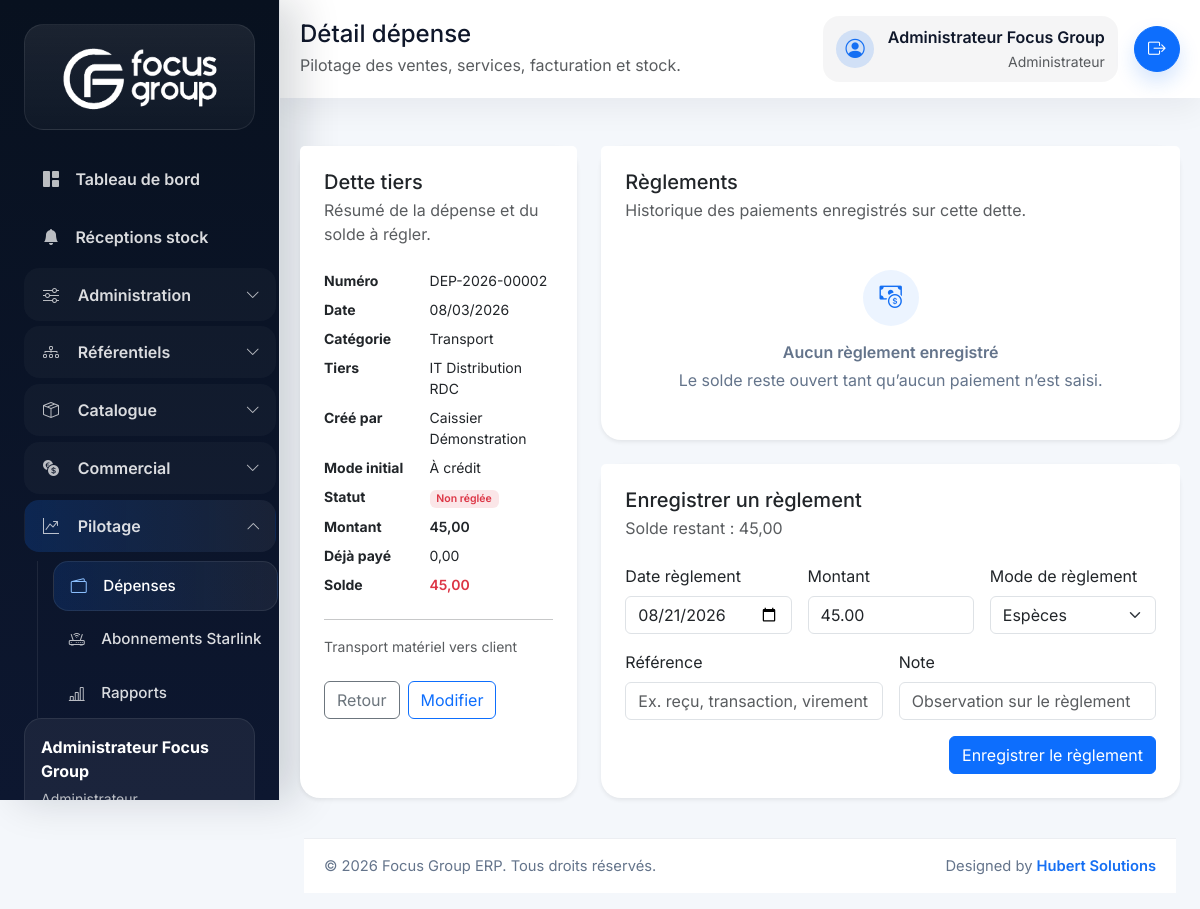
The app's page /index.php/expenses/show?id=2 (signed in) with its own data.
### tables this page shows
CREATE TABLE expenses (
    id BIGINT UNSIGNED AUTO_INCREMENT PRIMARY KEY,
    expense_category_id BIGINT UNSIGNED NOT NULL,
    supplier_id BIGINT UNSIGNED NULL,
    expense_number VARCHAR(30) NOT NULL UNIQUE,
    expense_date DATE NOT NULL,
    description VARCHAR(255) NOT NULL,
    amount DECIMAL(18,2) NOT NULL,
    payment_method ENUM('cash', 'mobile_money', 'bank_transfer', 'card', 'cheque', 'other', 'credit') NOT NULL DEFAULT 'cash',
    payment_status ENUM('unpaid', 'partial_paid', 'paid') NOT NULL DEFAULT 'paid',
    amount_paid DECIMAL(18,2) NOT NULL DEFAULT 0,
    balance_due DECIMAL(18,2) NOT NULL DEFAULT 0,
    settled_at DATETIME NULL,
    created_by BIGINT UNSIGNED NOT NULL,
    deleted_at DATETIME NULL,
    created_at DATETIME NOT NULL DEFAULT CURRENT_TIMESTAMP,
    updated_at DATETIME NOT NULL DEFAULT CURRENT_TIMESTAMP ON UPDATE CURRENT_TIMESTAMP,
    CONSTRAINT fk_expenses_category FOREIGN KEY (expense_category_id) REFERENCES expense_categories(id),
    CONSTRAINT fk_expenses_supplier FOREIGN KEY (supplier_id) REFERENCES suppliers(id),
    CONSTRAINT fk_expenses_user FOREIGN KEY (created_by) REFERENCES users(id)
);

CREATE TABLE expense_categories (
    id BIGINT UNSIGNED AUTO_INCREMENT PRIMARY KEY,
    name VARCHAR(120) NOT NULL UNIQUE,
    description VARCHAR(255) NULL,
    created_at DATETIME NOT NULL DEFAULT CURRENT_TIMESTAMP
);

CREATE TABLE suppliers (
    id BIGINT UNSIGNED AUTO_INCREMENT PRIMARY KEY,
    supplier_code VARCHAR(30) NOT NULL UNIQUE,
    company_name VARCHAR(150) NOT NULL,
    contact_name VARCHAR(150) NULL,
    phone VARCHAR(30) NULL,
    email VARCHAR(150) NULL,
    address TEXT NULL,
    city VARCHAR(100) NULL,
    notes TEXT NULL,
    is_active TINYINT(1) NOT NULL DEFAULT 1,
    deleted_at DATETIME NULL,
    created_at DATETIME NOT NULL DEFAULT CURRENT_TIMESTAMP,
    updated_at DATETIME NOT NULL DEFAULT CURRENT_TIMESTAMP ON UPDATE CURRENT_TIMESTAMP
);

CREATE TABLE users (
    id BIGINT UNSIGNED AUTO_INCREMENT PRIMARY KEY,
    role_id BIGINT UNSIGNED NOT NULL,
    shop_id BIGINT UNSIGNED NULL,
    full_name VARCHAR(150) NOT NULL,
    email VARCHAR(150) NOT NULL UNIQUE,
    phone VARCHAR(30) NULL,
    password VARCHAR(255) NOT NULL,
    avatar VARCHAR(255) NULL,
    is_active TINYINT(1) NOT NULL DEFAULT 1,
    last_login_at DATETIME NULL,
    deleted_at DATETIME NULL,
    created_at DATETIME NOT NULL DEFAULT CURRENT_TIMESTAMP,
    updated_at DATETIME NOT NULL DEFAULT CURRENT_TIMESTAMP ON UPDATE CURRENT_TIMESTAMP,
    CONSTRAINT fk_users_role FOREIGN KEY (role_id) REFERENCES roles(id),
    CONSTRAINT fk_users_shop FOREIGN KEY (shop_id) REFERENCES shops(id)
);

### app/Views/expenses/show.php (the view, shortened to what the rows shown need)
<?php $supportsCreditTracking = $supportsCreditTracking ?? true; ?>
<div class="row g-4">
    <div class="col-lg-4">
        <div class="card border-0 shadow-sm h-100">
            <div class="card-body px-4 pb-4">
                <dl class="row mb-0 small">
                    <dt class="col-5">Numéro</dt><dd class="col-7"><?= e($expense['expense_number']); ?></dd>
                    <dt class="col-5">Date</dt><dd class="col-7"><?= e(date('d/m/Y', strtotime((string) $expense['expense_date']))); ?></dd>
                    <dt class="col-5">Catégorie</dt><dd class="col-7"><?= e($expense['category_name']); ?></dd>
                    <dt class="col-5">Tiers</dt><dd class="col-7"><?= e($expense['supplier_name'] ?? 'Aucun'); ?></dd>
                    <dt class="col-5">Créé par</dt><dd class="col-7"><?= e($expense['user_name']); ?></dd>
                    <dt class="col-5">Mode initial</dt><dd class="col-7"><?= e(payment_method_label($expense['payment_method'])); ?></dd>
                    <dt class="col-5">Statut</dt><dd class="col-7"><span class="badge <?= e(status_badge_class($expense['payment_status'])); ?>"><?= e(status_label($expense['payment_status'])); ?></span></dd>
                    <dt class="col-5">Montant</dt><dd class="col-7 fw-semibold"><?= e(number_format((float) $expense['amount'], 2, ',', ' ')); ?></dd>
                    <dt class="col-5">Déjà payé</dt><dd class="col-7"><?= e(number_format((float) $expense['amount_paid'], 2, ',', ' ')); ?></dd>
                    <dt class="col-5">Solde</dt><dd class="col-7 text-danger fw-semibold"><?= e(number_format((float) $expense['balance_due'], 2, ',', ' ')); ?></dd>
                </dl>
                <hr>
                <div class="small text-muted"><?= e($expense['description']); ?></div>
                <div class="d-flex gap-2 mt-4">
                    <a href="<?= e(url('/expenses')); ?>" class="btn btn-outline-secondary">Retour</a>
                    <a href="<?= e(url('/expenses/edit?id=' . (int) $expense['id'])); ?>" class="btn btn-outline-primary">Modifier</a>
                </div>
            </div>
        </div>
    </div>
    <div class="col-lg-8">
        <?php if ($supportsCreditTracking && (float) $expense['balance_due'] > 0): ?>
        <div class="card border-0 shadow-sm">
            <div class="card-header bg-white border-0 pt-4 px-4">
                <h3 class="h5 mb-1">Enregistrer un règlement</h3>
                <p class="text-muted mb-0">Solde restant : <?= e(number_format((float) $expense['balance_due'], 2, ',', ' ')); ?></p>
            </div>
            <div class="card-body px-4 pb-4">
                <form method="post" action="<?= e(url('/expenses/pay')); ?>" class="row g-3">
                    <div class="col-md-4">
                        <label class="form-label">Date règlement</label>
                        <input type="date" class="form-control" name="payment_date" value="<?= e(date('Y-m-d')); ?>" required>
                    </div>
                    <div class="col-md-4">
                        <label class="form-label">Montant</label>
                        <input type="number" step="0.01" min="0.01" max="<?= e((string) $expense['balance_due']); ?>" class="form-control" name="amount" value="<?= e((string) $expense['balance_due']); ?>" required>
                    </div>
                    <div class="col-md-4">
                        <label class="form-label">Mode de règlement</label>
                        <select name="method" class="form-select" required>
                            <option value="cash">Espèces</option>
                        </select>
                    </div>
                    <div class="col-md-6">
                        <label class="form-label">Référence</label>
                        <input type="text" class="form-control" name="reference" placeholder="Ex. reçu, transaction, virement">
                    </div>
                    <div class="col-md-6">
                        <label class="form-label">Note</label>
                        <input type="text" class="form-control" name="notes" placeholder="Observation sur le règlement">
                    </div>
                    <div class="col-12 d-flex justify-content-end">
                        <button type="submit" class="btn btn-primary">Enregistrer le règlement</button>
                    </div>
                </form>
            </div>
        </div>
        <?php endif; ?>
    </div>
</div>

### records on screen
expenses: expense_number "DEP-2026-00002", expense_date "08/03/2026", expense_category.name "Transport", supplier.company_name "IT Distribution RDC", created_by.full_name "Caissier Démonstration", payment_method "À crédit", payment_status "Non réglée", amount "45,00", amount_paid "0,00", balance_due "45,00", description "Transport matériel vers client", amount "45.00"

### other values on screen
$currentUser['full_name'] "Administrateur Focus Group"
$pageTitle "Détail dépense"
app_scope_description() "Pilotage des ventes, services, facturation et stock."
$currentUser['role_name'] "Administrateur"
config('app.name') "Focus Group ERP"
